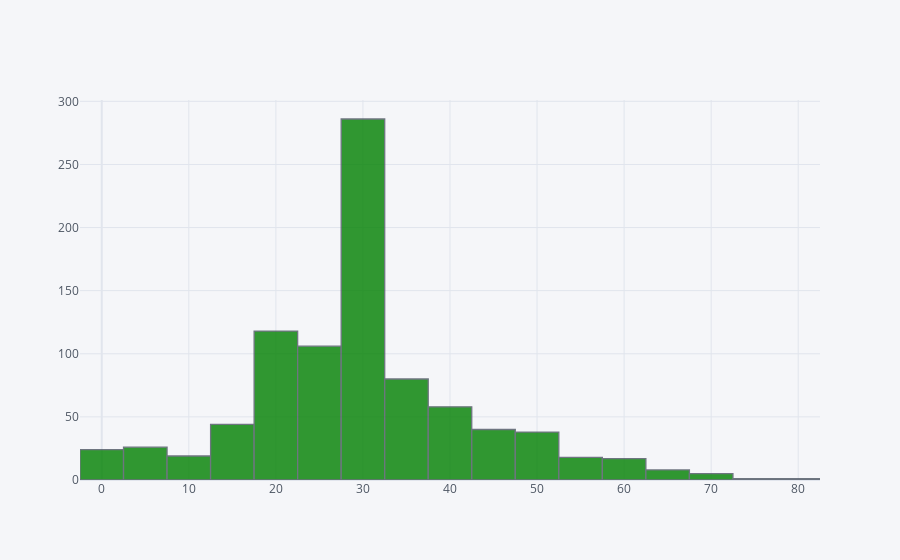

The code cell stored with this chart in its notebook:
### Code cell
train['Age'].iplot(kind='hist', bins=20, color='green')

### Figure 1 — Plotly figure (JSON) as saved in the notebook; plotly's stock layout.template omitted (floating-point values rounded to 4 significant figures; data arrays with more than 128 entries replaced by an {"elided": "..."} marker saying what was removed)
{"data": [{"histfunc": "count", "histnorm": "", "marker": {"color": "rgba(0, 128, 0, 1.0)", "line": {"color": "#4D5663", "width": 1.3}}, "name": "Age", "nbinsx": 20, "opacity": 0.8, "orientation": "v", "x": {"elided": "889 float values"}, "type": "histogram"}], "layout": {"barmode": "overlay", "legend": {"bgcolor": "#F5F6F9", "font": {"color": "#4D5663"}}, "paper_bgcolor": "#F5F6F9", "plot_bgcolor": "#F5F6F9", "title": {"font": {"color": "#4D5663"}}, "xaxis": {"gridcolor": "#E1E5ED", "showgrid": true, "tickfont": {"color": "#4D5663"}, "title": {"font": {"color": "#4D5663"}, "text": ""}, "zerolinecolor": "#E1E5ED"}, "yaxis": {"gridcolor": "#E1E5ED", "showgrid": true, "tickfont": {"color": "#4D5663"}, "title": {"font": {"color": "#4D5663"}, "text": ""}, "zerolinecolor": "#E1E5ED"}}}
